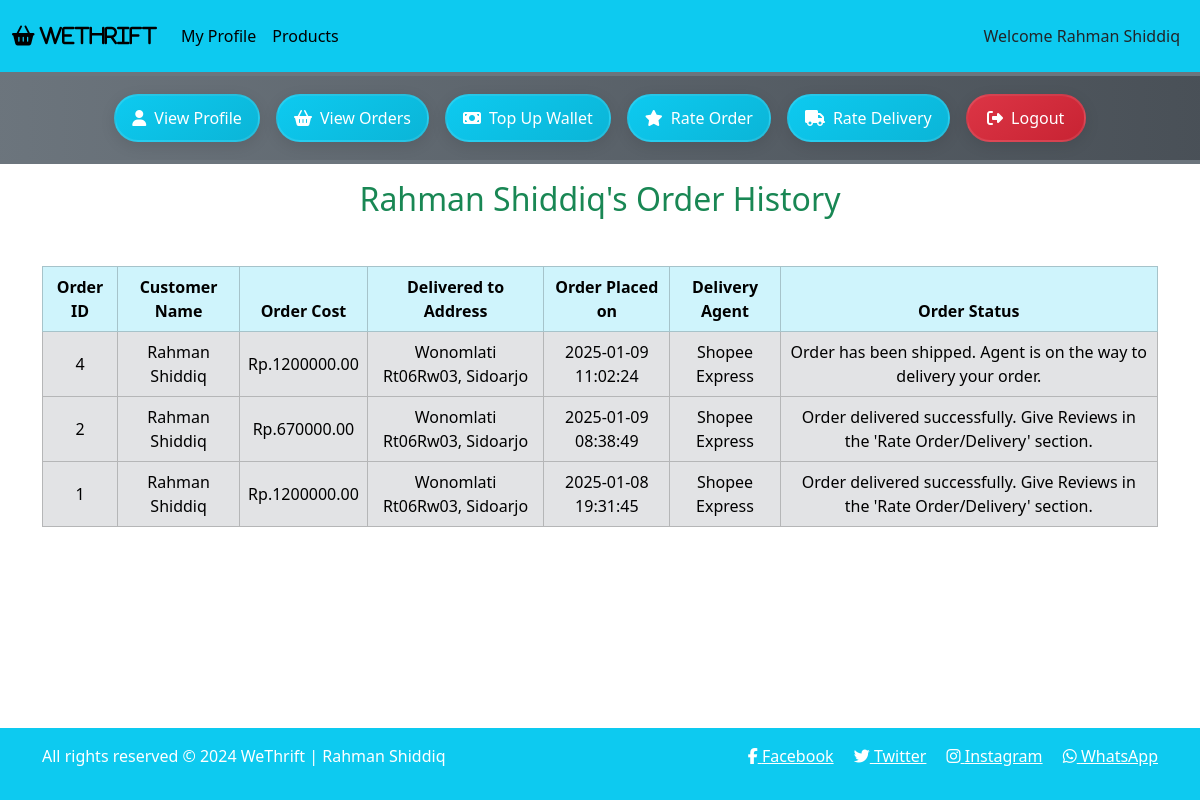
Page /customer_mode/profile_page.php?customer_id=51&view_orders on the committed database.
### tables this page shows
CREATE TABLE `customer` (
  `customerID` int(11) NOT NULL,
  `first_name` varchar(50) NOT NULL,
  `last_name` varchar(50) DEFAULT NULL,
  `address_street` varchar(100) NOT NULL,
  `address_city` varchar(50) NOT NULL,
  `address_state` varchar(50) NOT NULL,
  `pincode` int(11) NOT NULL,
  `phone_no` bigint(20) NOT NULL,
  `email` varchar(100) NOT NULL,
  `password` varchar(50) NOT NULL,
  `dob` date NOT NULL,
  `age` int(11) DEFAULT 0,
  `gender` varchar(10) DEFAULT NULL
);

CREATE TABLE `order` (
  `orderID` int(11) NOT NULL,
  `status` varchar(20) NOT NULL DEFAULT 'Confirmed',
  `total_price` decimal(10,2) NOT NULL,
  `time` timestamp NOT NULL DEFAULT current_timestamp(),
  `location` varchar(255) NOT NULL,
  `agentPayment` int(11) NOT NULL DEFAULT 50,
  `customerID` int(11) NOT NULL,
  `agentID` int(11) NOT NULL
);

CREATE TABLE `deliveryagent` (
  `agentID` int(11) NOT NULL,
  `first_name` varchar(50) NOT NULL,
  `last_name` varchar(50) DEFAULT NULL,
  `availabilityStatus` varchar(20) NOT NULL DEFAULT 'Offline',
  `phone_no` bigint(20) NOT NULL,
  `email` varchar(100) NOT NULL,
  `password` varchar(50) NOT NULL,
  `dob` date NOT NULL,
  `age` int(11) DEFAULT 0
);

### customer_mode/profile_page.php (the view, shortened to what this page needs)
<?php
include('../functions/common_function.php');
if(isset($_GET['customer_id'])) {
    $cust_id = $_GET['customer_id'];
    $get_data = "SELECT * FROM customer WHERE customerID = $cust_id;";
    $result_get = mysqli_query($con, $get_data);
    $row_data = mysqli_fetch_assoc($result_get);
    $cust_id = $row_data["customerID"];
    $cust_fname = $row_data['first_name'];
    $cust_lname = $row_data['last_name'];
    if($cust_lname === null) {
        $cust_name = $cust_fname;
    } else {
        $cust_name = $cust_fname . ' ' . $cust_lname;
    }
}
?>
<!DOCTYPE html>
<html lang="en">
<head>
    <link href="https://cdn.jsdelivr.net/npm/bootstrap@5.3.3/dist/css/bootstrap.min.css" rel="stylesheet">
    <link rel="stylesheet" href="https://cdnjs.cloudflare.com/ajax/libs/font-awesome/6.5.1/css/all.min.css">
    <link rel="stylesheet" href="../style.css">
</head>
<body>
    <div class="container-fluid p-0">
        <nav class="navbar navbar-expand-lg bg-info">
            <div class="container-fluid">
                <a class="navbar-brand" href="#"><i class="fa fa-shopping-basket" aria-hidden="true"> WeThrift</i></a>
                <div class="collapse navbar-collapse" id="navbarSupportedContent">
                    <ul class="navbar-nav me-auto mb-2 mb-lg-0">
                        <li class="nav-item">
                            <a class="nav-link active" aria-current="page"
                               href='profile_page.php?customer_id=<?php echo $cust_id; ?>'>My Profile</a>
                        </li>
                        <li class="nav-item">
                            <a class="nav-link active"
                               href='index.php?customer_id=<?php echo $cust_id; ?>'>Products</a>
                        </li>
                    </ul>
                </div>
                <nav class="navbar navbar-expand-lg">
                    <ul class="navbar-nav">
                        <li class="nav-item">
                            <a href="" class="nav-link text-dark">Welcome <?php echo $cust_name; ?></a>
                        </li>
                    </ul>
                </nav>
            </div>
        </nav>
        <div class="row">
            <div class="col-md-12 bg-secondary p-1">
                <div class="button text-center">
                    <button>
                        <a href="profile_page.php?customer_id=<?php echo $cust_id; ?>&view_profile"
                           class="nav-link text-dark">View Profile</a>
                    </button>
                    <button>
                        <a href="profile_page.php?customer_id=<?php echo $cust_id; ?>&view_orders"
                           class="nav-link text-dark">View Orders</a>
                    </button>
                    <button>
                        <a href="profile_page.php?customer_id=<?php echo $cust_id; ?>&top_up"
                           class="nav-link text-dark">Top Up Wallet</a>
                    </button>
                    <button>
                        <a href="profile_page.php?customer_id=<?php echo $cust_id; ?>&rate_order"
                           class="nav-link text-dark">Rate Order</a>
                    </button>
                    <button>
                        <a href="profile_page.php?customer_id=<?php echo $cust_id; ?>&rate_delivery"
                           class="nav-link text-dark">Rate Delivery</a>
                    </button>
                    <button>
                        <a href="../start.php" class="nav-link text-dark">Logout</a>
                    </button>
                </div>
            </div>
        </div>
        <div class="container my-3">
            <?php
            if(isset($_GET['view_orders'])) { include('view_orders.php'); }
            ?>
        </div>
        <?php include("../includes/footer.php"); ?>
    </div>
</body>
</html>

### customer_mode/view_orders.php
<?php
$fetch_orders = "SELECT * FROM `order` WHERE customerID = $cust_id ORDER BY orderID DESC;";
$result_fetch = mysqli_query($con, $fetch_orders);
$num_of_rows = mysqli_num_rows($result_fetch);
if ($num_of_rows == 0) {
    echo "<h2 class='text-center text-danger'> You have not placed any order till now! </h2>";
} else {
    ?>
    <h2 class="text-center text-success">
        <?php echo "$cust_name's Order History"; ?>
    </h2>
    <table class="table table-bordered mt-5">
        <thead class="table-info text-center text-white">
            <tr>
                <th>Order ID</th>
                <th>Customer Name</th>
                <th>Order Cost</th>
                <th>Delivered to Address</th>
                <th>Order Placed on</th>
                <th>Delivery Agent</th>
                <th>Order Status</th>
            </tr>
        </thead>
        <tbody class="table-secondary text-white">
            <?php
            while ($fetch_row = mysqli_fetch_assoc($result_fetch)) {
                $order_id = $fetch_row["orderID"];
                $order_location = $fetch_row["location"];
                $order_price = $fetch_row["total_price"];
                $order_time = $fetch_row["time"];
                $order_custID = $fetch_row["customerID"];
                $order_status = $fetch_row["status"];
                $order_agentID = $fetch_row["agentID"];
                if ($order_status == "Confirmed") {
                    $current_status = "Order placed successfully. Your order is being packed!";
                } else if ($order_status == "Packed and Shipped") {
                    $current_status = "Order has been shipped. Agent is on the way to delivery your order.";
                } else if ($order_status == "Delivered") {
                    $current_status = "Order delivered successfully. Give Reviews in the 'Rate Order/Delivery' section.";
                }
                ?>
                <tr class='text-center align-middle'>
                    <td>
                        <?php echo $order_id; ?>
                    </td>
                    <td>
                        <?php
                        $get_cust = "SELECT * FROM customer WHERE customerID = $order_custID;";
                        $result_get = mysqli_query($con, $get_cust);
                        $row_cust = mysqli_fetch_assoc($result_get);
                        $cust_fname = $row_cust['first_name'];
                        $cust_lname = $row_cust['last_name'];
                        if ($cust_lname === null) {
                            $cust_name = $cust_fname;
                        } else {
                            $cust_name = $cust_fname . ' ' . $cust_lname;
                        }
                        echo $cust_name;
                        ?>
                    </td>
                    <td>
                        <?php echo "Rp.$order_price"; ?>
                    </td>
                    <td>
                        <?php echo $order_location; ?>
                    </td>
                    <td>
                        <?php echo $order_time; ?>
                    </td>
                    <td>
                        <?php
                        $get_agent = "SELECT * FROM deliveryAgent WHERE agentID = $order_agentID;";
                        $result_get = mysqli_query($con, $get_agent);
                        $row_agent = mysqli_fetch_assoc($result_get);
                        $agent_fname = $row_agent['first_name'];
                        $agent_lname = $row_agent['last_name'];
                        if ($agent_lname === null) {
                            $agent_name = $agent_fname;
                        } else {
                            $agent_name = $agent_fname . ' ' . $agent_lname;
                        }
                        echo "$agent_name";
                        ?>
                    </td>
                    <td>
                        <?php echo $current_status; ?>
                    </td>
                </tr>
                <?php
            }
            ?>
        </tbody>
    </table>
    <?php
}
?>

### style.css (style rules this page uses)
* { margin: 0; padding: 0; box-sizing: border-box; }

### customer_mode/profile_page.php (style rules this page uses)
body { overflow-x: hidden; }
.button { display: flex; justify-content: center; flex-wrap: wrap; padding: 10px; background: linear-gradient(to right, #6c757d, #495057); border-radius: 8px; }
.button button { border: none; background: none; padding: 0; margin: 8px; transition: transform 0.3s ease; }
.button .nav-link { white-space: normal; min-width: 120px; min-height: 48px; text-align: center; display: flex; align-items: center; justify-content: center; padding: 8px 16px; margin: 0; background: linear-gradient(145deg, #0dcaf0, #0bb5d7); color: white !important; border-radius: 25px; box-shadow: 0 4px 15px rgba(0,0,0,0.1); border: 2px solid rgba(255,255,255,0.1); font-weight: 500; transition: all 0.3s ease; }
.button button:last-child .nav-link { background: linear-gradient(145deg, #dc3545, #c82333); }
.button .nav-link::before { font-family: "Font Awesome 5 Free"; font-weight: 900; margin-right: 8px; }
.button button:nth-child(1) .nav-link::before { content: "\f007"; }
.button button:nth-child(2) .nav-link::before { content: "\f291"; }
.button button:nth-child(3) .nav-link::before { content: "\f0d6"; }
.button button:nth-child(4) .nav-link::before { content: "\f005"; }
.button button:nth-child(5) .nav-link::before { content: "\f0d1"; }
.button button:last-child .nav-link::before { content: "\f2f5"; }

### includes/footer.php (style rules this page uses)
body { margin: 0; padding: 0; min-height: 100vh; position: relative; }

### rows in the picture
customer: cust_name "Rahman Shiddiq"
order: orderID "4", customerID.last_name "Rahman Shiddiq", total_price "1200000.00", location "Wonomlati Rt06Rw03, Sidoarjo", time "2025-01-09 11:02:24", agentID.last_name "Shopee Express", status "Order has been shipped. Agent is on the way to delivery your order."
order: orderID "2", customerID.last_name "Rahman Shiddiq", total_price "670000.00", location "Wonomlati Rt06Rw03, Sidoarjo", time "2025-01-09 08:38:49", agentID.last_name "Shopee Express", status "Order delivered successfully. Give Reviews in the 'Rate Order/Delivery' section."
order: orderID "1", customerID.last_name "Rahman Shiddiq", total_price "1200000.00", location "Wonomlati Rt06Rw03, Sidoarjo", time "2025-01-08 19:31:45", agentID.last_name "Shopee Express", status "Order delivered successfully. Give Reviews in the 'Rate Order/Delivery' section."
